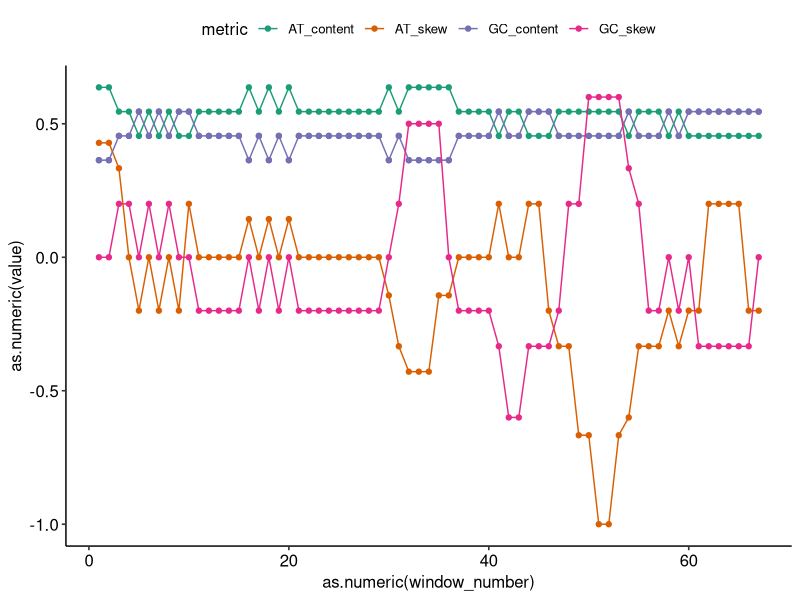

The R script that drew this image:
library(stringr)
library(ggplot2)
library(ggpubr)

skew <- function(a_count, b_count, interval){

    (b_count - a_count) / (a_count + b_count)

}

content <- function(a_count, b_count, seq_len){

    (a_count + b_count) / seq_len

}

get_nucleotide_counts <- function(seq){

    counts <- list()
    for (nuc in c('A', 'T', 'G', 'C')){
        counts[[nuc]] <- str_count(seq, nuc)
    }
    counts

}

seq_skew_content_sliding_window <- function(seq, window_size=10){

    windows <- list()
    k <- 1
    for (i in 1:(nchar(seq)-window_size))

    {

        window_start = i
        window_end = i + window_size
        window_seq = substr(seq, window_start, window_end)

        nuc_counts <- get_nucleotide_counts(window_seq)
        gc_skew <- skew(nuc_counts[['G']], nuc_counts[['C']])
        at_skew <- skew(nuc_counts[['A']], nuc_counts[['T']])

        gc_content <- content(nuc_counts[['G']], nuc_counts[['C']], nchar(window_seq))
        at_content <- content(nuc_counts[['A']], nuc_counts[['T']], nchar(window_seq))

        print(i)
        windows[[k]] <- c(i, gc_skew, 'GC_skew')
        windows[[k+1]] <- c(i, gc_content, 'GC_content')
        windows[[k+2]] <- c(i, gc_content, 'GC_content')
        windows[[k+3]] <- c(i, at_skew, 'AT_skew')
        windows[[k+4]] <- c(i, at_content, 'AT_content')
        k = k + 5

    }

    df <- as.data.frame(do.call(rbind, windows))
    colnames(df) <- c('window_number', 'value', 'metric')
    df


}


plot_skew_content_windows <- function(windows.df){

    plot <- ggplot(windows.df, aes(x=as.numeric(window_number), y=as.numeric(value), color=metric)) +
            geom_point() + geom_line() + theme_pubr() + scale_color_brewer(palette='Dark2')
    ggsave('test.png', plot)
        

}

seq='ATTTGTGTACCACAGTGTGTACACATGTGTGACACATGTACAACTGGTGTGAACCAACACAGTGTGACACGTGTGAC'
df <- seq_skew_content_sliding_window(seq)
plot_skew_content_windows(df)